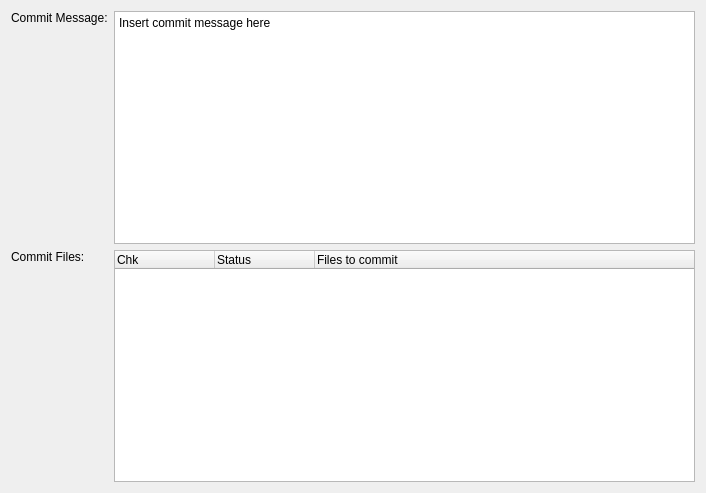
<ui version="4.0" >
 <class>CommitDialogBase</class>
 <widget class="QWidget" name="CommitDialogBase" >
  <property name="modal" stdset="0" >
   <bool>false</bool>
  </property>
  <property name="geometry" >
   <rect>
    <x>0</x>
    <y>0</y>
    <width>706</width>
    <height>493</height>
   </rect>
  </property>
  <property name="windowTitle" >
   <string>Select Files to commit</string>
  </property>
  <layout class="QGridLayout" >
   <item row="0" column="0" >
    <widget class="QLabel" name="label" >
     <property name="text" >
      <string>Commit Message:</string>
     </property>
     <property name="alignment" >
      <set>Qt::AlignLeading|Qt::AlignLeft|Qt::AlignTop</set>
     </property>
    </widget>
   </item>
   <item row="0" column="1" >
    <widget class="KTextEdit" name="message" >
     <property name="html" >
      <string>&lt;!DOCTYPE HTML PUBLIC "-//W3C//DTD HTML 4.0//EN" "http://www.w3.org/TR/REC-html40/strict.dtd">
&lt;html>&lt;head>&lt;meta name="qrichtext" content="1" />&lt;style type="text/css">
p, li { white-space: pre-wrap; }
&lt;/style>&lt;/head>&lt;body style=" font-family:'Sans Serif'; font-size:10pt; font-weight:400; font-style:normal;">
&lt;p style=" margin-top:0px; margin-bottom:0px; margin-left:0px; margin-right:0px; -qt-block-indent:0; text-indent:0px; font-size:9pt;">Insert commit message here&lt;/p>&lt;/body>&lt;/html></string>
     </property>
     <property name="acceptRichText" >
      <bool>false</bool>
     </property>
    </widget>
   </item>
   <item row="1" column="0" >
    <widget class="QLabel" name="label_2" >
     <property name="text" >
      <string>Commit Files:</string>
     </property>
     <property name="alignment" >
      <set>Qt::AlignLeading|Qt::AlignLeft|Qt::AlignTop</set>
     </property>
    </widget>
   </item>
   <item row="1" column="1" >
    <widget class="QTreeWidget" name="files" >
     <property name="windowTitle" >
      <string>Select Files to commit</string>
     </property>
     <property name="toolTip" >
      <string>"C" means uncommited changes. Just one letter shows changes between work dir and index.</string>
     </property>
     <property name="indentation" >
      <number>0</number>
     </property>
     <property name="allColumnsShowFocus" >
      <bool>true</bool>
     </property>
     <column>
      <property name="text" >
       <string>Chk</string>
      </property>
     </column>
     <column>
      <property name="text" >
       <string>Status</string>
      </property>
     </column>
     <column>
      <property name="text" >
       <string>Files to commit</string>
      </property>
     </column>
    </widget>
   </item>
  </layout>
 </widget>
 <layoutdefault spacing="6" margin="11" />
 <pixmapfunction>qPixmapFromMimeSource</pixmapfunction>
 <customwidgets>
  <customwidget>
   <class>KTextEdit</class>
   <extends>QTextEdit</extends>
   <header>ktextedit.h</header>
  </customwidget>
 </customwidgets>
 <resources/>
 <connections/>
</ui>
